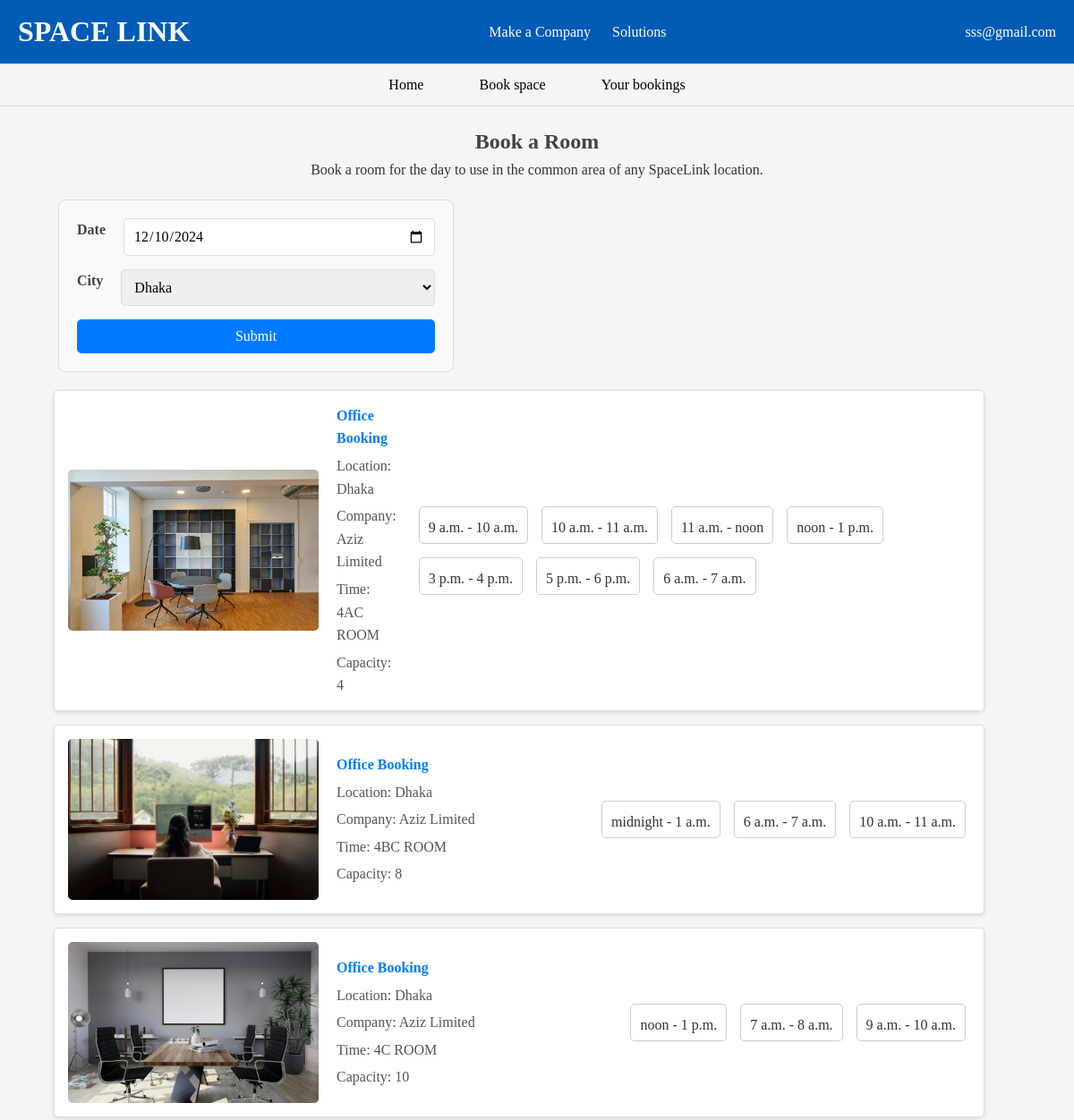
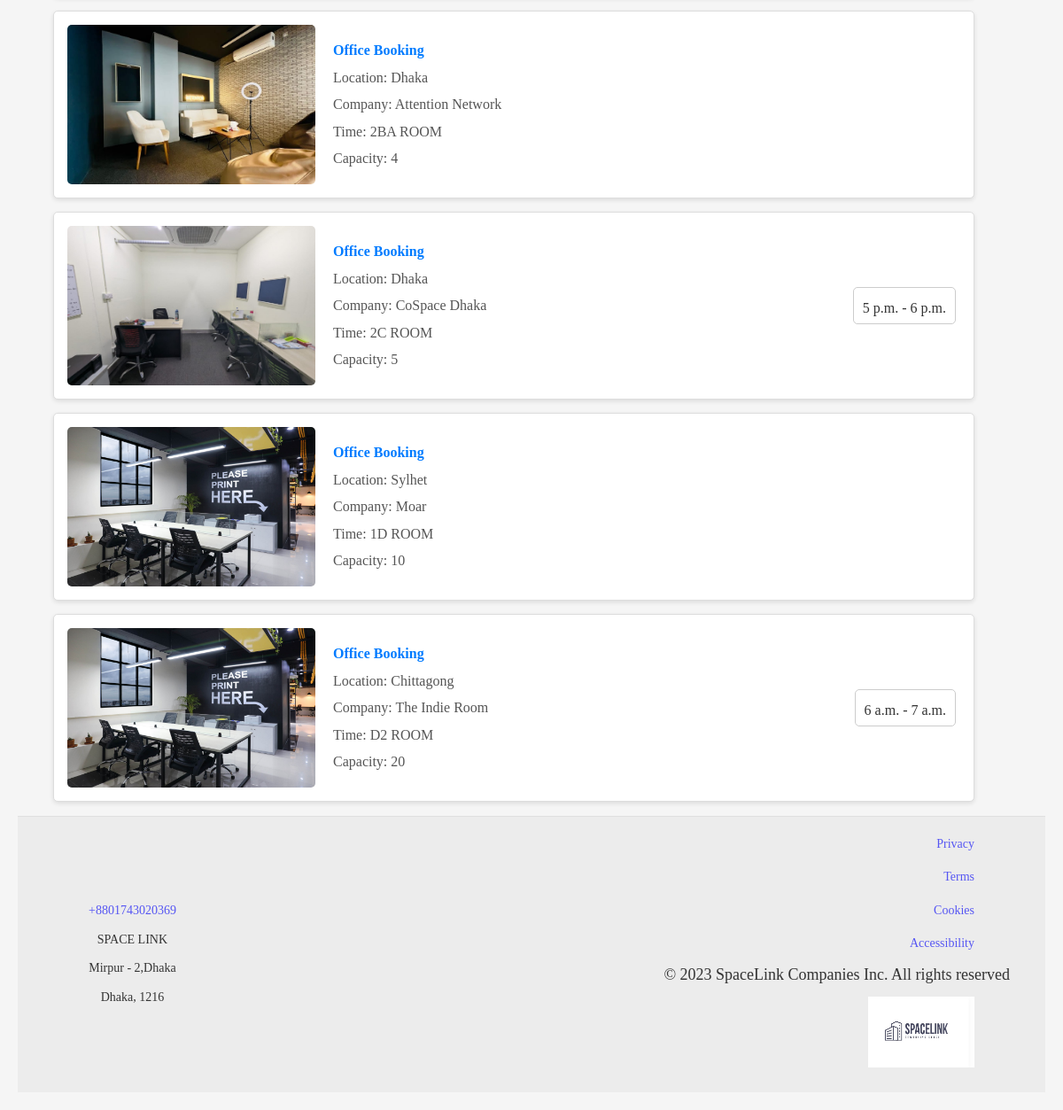
The app's page /room/ (signed in) with its own data (2 pictures, top to bottom).
### Account/models.py (models this page shows, shortened)
class User(AbstractUser, PermissionsMixin):
    CUSTOMER = 'customer'
    COMPANY_ADMIN = 'company_admin'
    company = models.ForeignKey(
        Company,
        on_delete=models.SET_NULL,
        null=True,
        blank=True,
        related_name='admins',
        help_text="The company the user is associated with if they are an admin."
    )
    ROLE_CHOICES = [
        (CUSTOMER, 'Customer'),
        (COMPANY_ADMIN, 'Company Admin'),
    ]
    email = models.EmailField(unique=True)
    role = models.CharField(
        max_length=20,
        choices=ROLE_CHOICES,
        default=CUSTOMER,
    )
    username = None  # Explicitly remove username
    USERNAME_FIELD = 'email'
    REQUIRED_FIELDS = []
    groups = models.ManyToManyField(
        Group,
        related_name="custom_user_set",
        blank=True
    )
    user_permissions = models.ManyToManyField(
        Permission,
        related_name="custom_user_permissions_set",
        blank=True
    )
    objects = CustomUserManager()

### Office/models.py (models this page shows, shortened)
class Room(models.Model):
    room_name = models.CharField(max_length=200)
    company=models.ForeignKey(Company,on_delete=models.CASCADE)
    capacity = models.IntegerField(default=0)
    amenities = models.ManyToManyField(OfficeAmenities)
    image = models.ImageField(upload_to='room_images/')

class TimeSlot(models.Model):
    Room=models.ForeignKey(Room,on_delete=models.CASCADE,null=True)
    start_time = models.TimeField()
    end_time = models.TimeField()
    price = models.DecimalField(max_digits=6,decimal_places=2)
    is_booked = models.BooleanField(default=False)

### Company/models.py (models this page shows, shortened)
class Company(models.Model):
    name = models.CharField(max_length=100)
    Location = models.ForeignKey(Location,on_delete=models.CASCADE)
    Company_number = models.CharField(max_length=11,null=True)
    About = models.TextField(blank=True)
    website = models.URLField(blank=True)
    company_mail = models.EmailField(null=True)
    ratings =models.IntegerField(null=True,default=0)
    amenites = models.ManyToManyField(OfficeAmenities)
    is_visible = models.BooleanField(default=False)
    latitude = models.FloatField(null=True)
    longitude = models.FloatField(null=True)

class Location(models.Model):
    name = models.CharField(max_length=255)
    embed_map_url = models.URLField(blank=True, null=True)  # Field to store the embedded map URL
    def __str__(self):
        return self.name

### Core/views.py (the view)
# urls.py: path('room/',room, name='room'),
def room(request):
     rooms = Room.objects.all()
     city = request.GET.get('city')
     locations = Location.objects.all()
     if city:
          rooms = rooms.filter(company__Location__name=city)  # Using `__in` for the Location fil
     for room in rooms:
        room.slots = room.timeslot_set.all()
     return render(request, 'room.html', {'rooms': rooms,'locations': locations, 'city': city})

### Account/authentication.py (called while the page is built)
    def get_user(self, user_id):
        try:
            return User.objects.get(pk=user_id)
        except User.DoesNotExist:
            return None

### Core/templates/room.html (shortened to what this page needs)
{% extends "home.html" %}
{% block content %}
<header>
  <nav>
    <ul class="navbar" style="display: flex; justify-content: center; align-items: center; background-color: transparent; list-style: none; margin: 0; padding: 10px 20px;">
      <li style="margin: 0 15px;">
        <a href="{% url 'index' %}" style="cursor: pointer; color: black; text-decoration: none; font-weight: 500; padding: 8px 16px; transition: color 0.3s, transform 0.3s;">Home</a>
      </li>
      <li style="margin: 0 15px; position: relative;">
        <a href="#" style="cursor: pointer; color: black; text-decoration: none; font-weight: 500; padding: 8px 16px; transition: color 0.3s, transform 0.3s;">Book space</a>
      </li>
      <li style="margin: 0 15px;">
        <a href="{% url 'list' %}" style="cursor: pointer; color: black; text-decoration: none; font-weight: 500; padding: 8px 16px; transition: color 0.3s, transform 0.3s;">Your bookings</a>
      </li>
    </ul>
  </nav>
</header>
<section class="booking-section">
  <h1>Book a Room</h1>
  <p>Book a room for the day to use in the common area of any SpaceLink location.</p>
  <form id="booking-form">
    <div class="form-group">
      <label for="date">Date</label>
      <input type="date" id="date" value="2024-12-10">
    </div>
    <div class="form-group">
      <label for="city">City</label>
      <select id="city" name="city">
        {% for location in locations %}
          <option value="{{ location.name }}" {% if location.name == location %}selected{% endif %}>{{ location.name }}</option>
        {% endfor %}
      </select>
    </div>
    <button type="submit">Submit</button>
  </form>
  <div class="list-container">
    <ul class="list">
      {% for office in rooms %}
      <li>
        <img src="{{ office.image.url }}" alt="Office Image">
        <div class="details">
          <span class="type">Office Booking</span>
          <span>Location: {{ office.company.Location }}</span>
          <span>Company: {{ office.company.name }}</span>
          <span>Time: {{ office.room_name }}</span>
          <span>Capacity: {{ office.capacity }}</span>
        </div>
        <div class="slots">
          {% for slot in office.slots %}
            <div class="slot {% if slot.is_booked %}booked{% else %}available{% endif %}"
                 title="{% if slot.is_booked %}Booked{% else %}Available{% endif %}"
                 data-slot-id="{{ slot.pk }}"
                 data-start="{{ slot.start_time }}"
                 data-end="{{ slot.end_time }}"
                 data-price="{{ slot.price }}">
              {{ slot.start_time }} - {{ slot.end_time }}
            </div>
          {% endfor %}
        </div>
      </li>
    {% endfor %}
    </ul>
  </div>
  {% endblock %}

### Core/templates/home.html (shortened to what this page needs)
<!DOCTYPE html>
<html lang="en">
<head>
  <link href="https://cdnjs.cloudflare.com/ajax/libs/font-awesome/6.4.0/css/all.min.css" rel="stylesheet">
{% load static %}
{% block stylesheet %}
<link rel="stylesheet" href="{% static 'css/style.css' %}">
{% endblock %}
</head>
<body>
  <header>
    <div class="navbar">
      <div class="logo"><a href="{% url 'home' %}">SPACE LINK</a></div>
      <nav>
        <a href="{% url 'company' %}">Make a Company</a>
        <a href="{% url 'solution' %}">Solutions</a>
      </nav>
      <div class="actions">
        {% if user.is_authenticated %}
            <span class="username">{{ user.email }}</span>
        {% endif %}
    </div>
    </div>
  </header>
  {% block content %}{% endblock %}
    <footer class="footer">
      <div class="footer-left">
          <p><a href="tel:+8801743020369" class="footer-link">+8801743020369</a></p>
          <p>SPACE LINK</p>
          <p>Mirpur - 2,Dhaka</p>
          <p>Dhaka, 1216</p>
      </div>
      <div class="footer-right">
          <div class="footer-links">
              <a href="#" class="footer-link">Privacy</a>
              <a href="#" class="footer-link">Terms</a>
              <a href="#" class="footer-link">Cookies</a>
              <a href="#" class="footer-link">Accessibility</a>
          </div>
          <p>© 2023 SpaceLink Companies Inc. All rights reserved</p>
          <div class="footer-logo">
            <img src="{% static 'images/logo3.jpg' %}" alt="WeWork Logo" />
        </div>
      </div>
  </footer>
</body>
</html>

### Core/static/css/style.css (style rules this page uses)
body, h1, h2, p, a, button, input, select { margin: 0; padding: 0; font-family: "Radley", serif; font-optical-sizing: auto; box-sizing: border-box; }
body { line-height: 1.6; background-color: #f5f5f5; color: #333333; }
.navbar { display: flex; justify-content: space-between; align-items: center; padding: 10px 20px; background-color: #005bb5; border-bottom: 1px solid #ddd; }
.navbar .logo { font-size: 2rem; font-weight: 900; color: #ffffff; }
.navbar .logo a { list-style-type: none; text-decoration: none; color: white !important; }
.navbar nav a { margin: 0 10px; text-decoration: none; color: #ffffff; }
.actions { color: #ffffff; }
.form-group { display: flex; gap: 20px; }
.form-group input, .form-group select { flex: 1; padding: 10px; border: 1px solid #ccc; border-radius: 4px; font-size: 1rem; }
.footer { display: flex; justify-content: space-between; align-items: center; background-color: #ececec; border-top: 1px solid #e0e0e0; }
.footer-left, .footer-right { font-size: 14px; color: #333333; margin: 10px 40px; }
.footer-left p { margin: 10px 40px; }
.footer-right p { font-size: 18px; }
.footer-link { color: #5656f3; text-decoration: none; }
.footer-right { text-align: right; }
.footer-links { display: flex; flex-direction: column; gap: 15px; margin: 10px 40px; }
.footer-logo img { width: 120px; height: 80px; margin: 10px 40px; }

### Core/templates/room.html (style rules this page uses)
.booking-section { padding: 20px; }
h1 { text-align: center; color: #444; }
p { text-align: center; }
.list li { background-color: #fff; border: 1px solid #ddd; border-radius: 5px; padding: 15px; margin-bottom: 15px; box-shadow: 0 2px 5px rgba(0, 0, 0, 0.1); display: flex; align-items: center; gap: 20px; width: 90%; }
.list li img { flex-shrink: 0; width: 280px; height: 180px; border-radius: 5px; object-fit: cover; }
.list li .details { flex: 1; display: flex; flex-direction: column; gap: 5px; }
.list li .details span { font-size: 1rem; color: #555; }
.list li .details span.type { font-weight: bold; color: #007BFF; }
button { padding: 10px 20px; background-color: #28a745; color: white; border: none; border-radius: 5px; font-size: 16px; cursor: pointer; }
.slots { display: flex; flex-wrap: wrap; gap: 5px; margin-top: 0px; }
.slot { padding: 10px; margin: 5px; height: 20px; align-self: center; border: 1px solid #ccc; border-radius: 5px; cursor: pointer; text-align: center; }
#booking-form { margin: 20px 45px; padding: 20px; border: 1px solid #ddd; border-radius: 8px; background-color: #f9f9f9; max-width: 400px; }
#booking-form .form-group { margin-bottom: 15px; }
#booking-form label { display: block; font-weight: bold; margin-bottom: 5px; color: #444; }
#booking-form input[type="date"], #booking-form select { width: 100%; padding: 10px; border: 1px solid #ddd; border-radius: 5px; font-size: 1rem; }
#booking-form button { padding: 10px 20px; background-color: #007BFF; color: white; font-size: 1rem; border: none; border-radius: 5px; cursor: pointer; transition: background-color 0.3s; width: 100%; }

### records on screen
User: email "sss@gmail.com"
Room: image (picture), company.Location "Dhaka", company.name "Aziz Limited", room_name "4AC ROOM", capacity "4"
TimeSlot: start_time "9 a.m.", end_time "10 a.m."
TimeSlot: start_time "10 a.m.", end_time "11 a.m."
TimeSlot: start_time "11 a.m.", end_time "noon"
TimeSlot: start_time "noon", end_time "1 p.m."
TimeSlot: start_time "3 p.m.", end_time "4 p.m."
TimeSlot: start_time "5 p.m.", end_time "6 p.m."
TimeSlot: start_time "6 a.m.", end_time "7 a.m."
Room: image (picture), company.Location "Dhaka", company.name "Aziz Limited", room_name "4BC ROOM", capacity "8"
TimeSlot: start_time "midnight", end_time "1 a.m."
TimeSlot: start_time "6 a.m.", end_time "7 a.m."
TimeSlot: start_time "10 a.m.", end_time "11 a.m."
Room: image (picture), company.Location "Dhaka", company.name "Aziz Limited", room_name "4C ROOM", capacity "10"
TimeSlot: start_time "noon", end_time "1 p.m."
TimeSlot: start_time "7 a.m.", end_time "8 a.m."
TimeSlot: start_time "9 a.m.", end_time "10 a.m."
Room: image (picture), company.Location "Dhaka", company.name "Attention Network", room_name "2BA ROOM", capacity "4"
Room: image (picture), company.Location "Dhaka", company.name "CoSpace Dhaka", room_name "2C ROOM", capacity "5"
TimeSlot: start_time "5 p.m.", end_time "6 p.m."
Room: image (picture), company.Location "Sylhet", company.name "Moar", room_name "1D ROOM", capacity "10"
Room: image (picture), company.Location "Chittagong", company.name "The Indie Room", room_name "D2 ROOM", capacity "20"
TimeSlot: start_time "6 a.m.", end_time "7 a.m."

### other values on screen
form field city "Dhaka"
